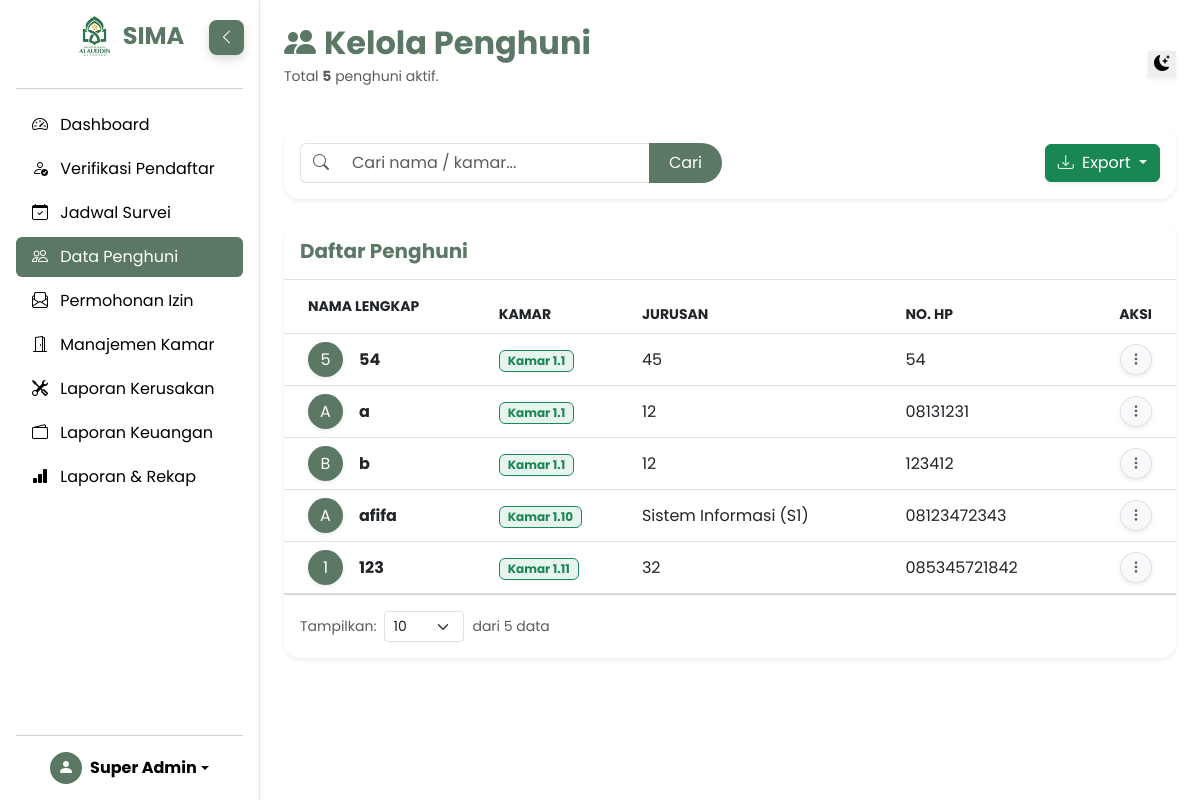
The app's page /views/admin/kelola_penghuni.php (signed in) with its own data.
### tables this page shows
CREATE TABLE `pendaftaran` (
  `id` int(11) NOT NULL,
  `nama_lengkap` varchar(100) NOT NULL,
  `jenis_kelamin` enum('L','P') DEFAULT 'L',
  `email` varchar(100) NOT NULL,
  `password` varchar(255) NOT NULL,
  `no_hp` varchar(20) NOT NULL,
  `alamat_asal` text NOT NULL,
  `tanggal_survei` date DEFAULT NULL,
  `jurusan` varchar(50) NOT NULL,
  `tgl_lahir` date NOT NULL,
  `nama_ortu` varchar(100) NOT NULL,
  `no_hp_ortu` varchar(20) NOT NULL,
  `foto_ktp` varchar(255) NOT NULL,
  `foto_ktm` varchar(255) DEFAULT NULL,
  `status_verifikasi` enum('pending','diterima','ditolak','dibatalkan') DEFAULT 'pending',
  `saran_batal` text DEFAULT NULL,
  `tanggal_daftar` timestamp NOT NULL DEFAULT current_timestamp(),
  `id_kamar` int(11) DEFAULT NULL
);

CREATE TABLE `kamar` (
  `id` int(11) NOT NULL,
  `nomor_kamar` varchar(10) NOT NULL,
  `lantai` int(11) NOT NULL,
  `kapasitas` int(11) DEFAULT 4,
  `terisi` int(11) DEFAULT 0,
  `status` enum('tersedia','penuh','perbaikan') DEFAULT 'tersedia'
);

### views/admin/kelola_penghuni.php (the view, shortened to what this page needs)
<?php
include '../../config/database.php';
$page = isset($_GET['page']) ? (int)$_GET['page'] : 1;
$limit = isset($_GET['limit']) ? (int)$_GET['limit'] : 10;
$offset = ($page - 1) * $limit;
$search = isset($_GET['search']) ? mysqli_real_escape_string($conn, $_GET['search']) : '';
$where_clause = "WHERE p.status_verifikasi = 'diterima'";
$query_count = "SELECT COUNT(*) as total
                FROM pendaftaran p
                LEFT JOIN kamar k ON p.id_kamar = k.id
                $where_clause";
$res_count = mysqli_query($conn, $query_count);
$total_data = mysqli_fetch_assoc($res_count)['total'];
$query = "SELECT p.*, k.nomor_kamar, k.lantai
          FROM pendaftaran p
          LEFT JOIN kamar k ON p.id_kamar = k.id
          $where_clause
          ORDER BY k.nomor_kamar ASC, p.nama_lengkap ASC
          LIMIT $limit OFFSET $offset";
$result = mysqli_query($conn, $query);
?>
<!DOCTYPE html>
<html lang="id" data-bs-theme="light">
<head>
    <link href="https://cdn.jsdelivr.net/npm/bootstrap@5.3.0/dist/css/bootstrap.min.css" rel="stylesheet">
    <link rel="stylesheet" href="https://cdn.jsdelivr.net/npm/bootstrap-icons@1.10.5/font/bootstrap-icons.css">
    <link rel="stylesheet" href="../../assets/css/style.css">
</head>
<body>
    <div class="no-print">
        <?php include '../../layouts/sidebar_admin.php'; ?>
    </div>
    <main class="content-wrapper px-md-4 py-4 bg-body" style="min-height: 100vh;">
        <div class="d-flex justify-content-between align-items-center mb-4 no-print">
            <div>
                <h2 class="fw-bold mb-0 text-primary-custom">
                    <i class="bi bi-people-fill me-2"></i>Kelola Penghuni
                </h2>
                <p class="text-muted small mt-1">Total <strong><?php echo $total_data; ?></strong> penghuni aktif.</p>
            </div>
            <button class="theme-toggle-btn border-0 shadow-sm" onclick="toggleTheme()">
                <i id="theme-icon" class="bi bi-moon-stars-fill"></i>
            </button>
        </div>
        <div class="card shadow-sm border-0 mb-4 rounded-4 no-print">
            <div class="card-body">
                <form method="GET" class="row g-3 align-items-center">
                    <div class="col-md-6">
                        <div class="input-group">
                            <span class="input-group-text bg-white border-end-0"><i class="bi bi-search text-muted"></i></span>
                            <input type="text" name="search" class="form-control border-start-0" placeholder="Cari nama / kamar..." value="<?php echo htmlspecialchars($search); ?>">
                            <button class="btn btn-primary-custom" type="submit">Cari</button>
                        </div>
                    </div>
                    <div class="col-md-6 text-md-end">
                        <div class="btn-group">
                            <button type="button" class="btn btn-success dropdown-toggle shadow-sm" data-bs-toggle="dropdown">
                                <i class="bi bi-download me-1"></i> Export
                            </button>
                        </div>
                    </div>
                </form>
            </div>
        </div>
        <div id="tabel-area" class="card shadow-sm border-0 rounded-4 overflow-hidden">
            <div class="card-header bg-card border-bottom py-3 d-flex justify-content-between align-items-center">
                <h5 class="fw-bold mb-0 text-primary-custom">Daftar Penghuni</h5>
            </div>
            <div class="card-body p-0">
                <div class="table-responsive">
                    <table class="table table-hover align-middle mb-0" id="tabelPenghuni">
                        <thead class="bg-light text-muted small text-uppercase">
                            <tr>
                                <th class="ps-4 py-3">Nama Lengkap</th>
                                <th>Kamar</th>
                                <th>Jurusan</th>
                                <th>No. HP</th>
                                <th class="text-end pe-4 no-print">Aksi</th>
                            </tr>
                        </thead>
                        <tbody>
                            <?php if (mysqli_num_rows($result) > 0): ?>
                                <?php while($row = mysqli_fetch_assoc($result)): ?>
                                <tr>
                                    <td class="ps-4">
                                        <div class="d-flex align-items-center">
                                            <div class="avatar-sm bg-primary-custom text-white rounded-circle d-flex align-items-center justify-content-center me-3 shadow-sm no-print" style="width:35px; height:35px;">
                                                <?php echo strtoupper(substr($row['nama_lengkap'], 0, 1)); ?>
                                            </div>
                                            <div class="fw-bold text-dark"><?php echo $row['nama_lengkap']; ?></div>
                                        </div>
                                    </td>
                                    <td>
                                        <?php if($row['nomor_kamar']): ?>
                                            <span class="badge bg-success bg-opacity-10 text-success border border-success px-2 py-1 rounded">
                                                Kamar <?php echo $row['nomor_kamar']; ?>
                                            </span>
                                        <?php else: ?>
                                            <span class="badge bg-danger">Belum Ada</span>
                                        <?php endif; ?>
                                    </td>
                                    <td><?php echo $row['jurusan']; ?></td>
                                    <td><?php echo $row['no_hp']; ?></td>
                                    <td class="text-end pe-4 no-print">
                                        <div class="dropdown">
                                            <button class="btn btn-light btn-sm rounded-circle shadow-sm border" type="button" data-bs-toggle="dropdown" aria-expanded="false">
                                                <i class="bi bi-three-dots-vertical text-muted"></i>
                                            </button>
                                        </div>
                                    </td>
                                </tr>
                                <?php endwhile; ?>
                            <?php else: ?>
                                <tr>
                                    <td colspan="5" class="text-center py-5 text-muted">Data tidak ditemukan.</td>
                                </tr>
                            <?php endif; ?>
                        </tbody>
                    </table>
                </div>
            </div>
            <div class="card-footer bg-white py-3 no-print d-flex flex-column flex-md-row justify-content-between align-items-center gap-3">
                <div class="d-flex align-items-center">
                    <span class="text-muted small me-2">Tampilkan:</span>
                    <form method="GET" class="d-inline-block">
                        <input type="hidden" name="page" value="1"> <select name="limit" class="form-select form-select-sm" style="width: 80px;" onchange="this.form.submit()">
                            <option value="10" <?php if($limit == 10) echo 'selected'; ?>>10</option>
                        </select>
                    </form>
                    <span class="text-muted small ms-2">dari <?php echo $total_data; ?> data</span>
                </div>
            </div>
        </div>
    </main>
</body>
</html>

### layouts/sidebar_admin.php (shortened to what this page needs)
<?php
$current_page = basename($_SERVER['PHP_SELF']);
?>
<nav id="sidebar" class="sidebar bg-card d-flex flex-column flex-shrink-0 p-3 shadow-sm" style="min-height: 100vh;">
    <button class="btn-toggle-sidebar d-none d-md-flex" onclick="toggleSidebar()">
        <i class="bi bi-chevron-left"></i>
    </button>
    <div class="d-flex justify-content-center w-100 mb-3">
        <a href="dashboard.php" class="d-flex align-items-center text-decoration-none sidebar-header">
            <img src="../../assets/img/logo2.png" alt="Logo" width="40" height="40" class="me-2 logo-icon object-fit-contain">
            <span class="fs-4 fw-bold text-primary-custom sidebar-text">SIMA</span>
        </a>
    </div>
    <hr>
    <ul class="nav nav-pills flex-column mb-auto">
        <li class="nav-item mb-1">
            <a href="dashboard.php" class="nav-link <?php echo ($current_page == 'dashboard.php') ? 'active bg-primary-custom' : 'link-body-emphasis'; ?>" title="Dashboard">
                <i class="bi bi-speedometer2 me-2"></i>
                <span class="sidebar-text">Dashboard</span>
            </a>
        </li>
        <li class="nav-item mb-1">
            <a href="verifikasi_pendaftar.php" class="nav-link <?php echo ($current_page == 'verifikasi_pendaftar.php' || $current_page == 'detail_pendaftar.php') ? 'active bg-primary-custom' : 'link-body-emphasis'; ?>" title="Verifikasi Pendaftar">
                <i class="bi bi-person-check me-2"></i>
                <span class="sidebar-text">Verifikasi Pendaftar</span>
            </a>
        </li>
        <li class="nav-item mb-1">
            <a href="kelola_survei.php" class="nav-link <?php echo ($current_page == 'kelola_survei.php') ? 'active bg-primary-custom' : 'link-body-emphasis'; ?>" title="Jadwal Survei">
                <i class="bi bi-calendar-check me-2"></i>
                <span class="sidebar-text">Jadwal Survei</span>
            </a>
        </li>
        <li class="nav-item mb-1">
            <a href="kelola_penghuni.php" class="nav-link <?php echo ($current_page == 'kelola_penghuni.php' || $current_page == 'detail_penghuni.php') ? 'active bg-primary-custom' : 'link-body-emphasis'; ?>" title="Data Penghuni">
                <i class="bi bi-people me-2"></i>
                <span class="sidebar-text">Data Penghuni</span>
            </a>
        </li>
        <li class="nav-item mb-1">
            <a href="kelola_permohonan.php" class="nav-link <?php echo ($current_page == 'kelola_permohonan.php') ? 'active bg-primary-custom' : 'link-body-emphasis'; ?>" title="Permohonan Izin">
                <i class="bi bi-envelope-paper me-2"></i>
                <span class="sidebar-text">Permohonan Izin</span>
            </a>
        </li>
        <li class="nav-item mb-1">
            <a href="manajemen_kamar.php" class="nav-link <?php echo ($current_page == 'manajemen_kamar.php') ? 'active bg-primary-custom' : 'link-body-emphasis'; ?>" title="Manajemen Kamar">
                <i class="bi bi-door-open me-2"></i>
                <span class="sidebar-text">Manajemen Kamar</span>
            </a>
        </li>
        <li class="nav-item mb-1">
            <a href="laporan_kerusakan.php" class="nav-link <?php echo ($current_page == 'laporan_kerusakan.php') ? 'active bg-primary-custom' : 'link-body-emphasis'; ?>" title="Laporan Kerusakan">
                <i class="bi bi-tools me-2"></i>
                <span class="sidebar-text">Laporan Kerusakan</span>
            </a>
        </li>
        <li class="nav-item mb-1">
            <a href="laporan_keuangan.php" class="nav-link <?php echo ($current_page == 'laporan_keuangan.php') ? 'active bg-primary-custom' : 'link-body-emphasis'; ?>" title="Laporan Keuangan">
                <i class="bi bi-wallet2 me-2"></i>
                <span class="sidebar-text">Laporan Keuangan</span>
            </a>
        </li>
        <li class="nav-item mb-1">
            <a href="rekapitulasi.php" class="nav-link <?php echo ($current_page == 'rekapitulasi.php') ? 'active bg-primary-custom' : 'link-body-emphasis'; ?>" title="Laporan & Rekapitulasi">
                <i class="bi bi-bar-chart-fill me-2"></i>
                <span class="sidebar-text">Laporan & Rekap</span>
            </a>
        </li>
    </ul>
    <hr>
    <div class="dropdown">
        <a href="#" class="d-flex align-items-center link-body-emphasis text-decoration-none dropdown-toggle justify-content-center" data-bs-toggle="dropdown" aria-expanded="false">
            <div class="bg-primary-custom text-white rounded-circle me-2 d-flex align-items-center justify-content-center" style="width: 32px; height: 32px;">
                <i class="bi bi-person-fill"></i>
            </div>
            <span class="sidebar-text fw-bold">
                <?php echo isset($_SESSION['nama']) ? substr($_SESSION['nama'], 0, 15) : 'Admin'; ?>
            </span>
        </a>
    </div>
</nav>

### assets/css/style.css (style rules this page uses)
:root { --color-bg-light: #EBF4DD; --color-secondary: #90AB8B; --color-primary: #5A7863; --color-dark: #3B4953; --color-white: #ffffff; --sidebar-width: 260px; --sidebar-collapsed-width: 80px; --sidebar-transition: all 0.3s ease-in-out; --bg-body: var(--color-bg-light); --bg-card: var(--color-white); --text-main: var(--color-dark); --text-muted: #6c757d; --navbar-bg: rgba(235, 244, 221, 0.95); --border-color: rgba(0,0,0,0.1); }
body { font-family: 'Poppins', sans-serif; background-color: var(--bg-body); color: var(--text-main); transition: background-color 0.3s ease, color 0.3s ease; overflow-x: hidden; }
a { text-decoration: none; }
.text-primary-custom { color: var(--color-primary) !important; }
.bg-primary-custom { background-color: var(--color-primary) !important; }
.bg-card { background-color: var(--bg-card) !important; }
.btn-primary-custom { background-color: var(--color-primary); color: #fff; border: none; padding: 8px 20px; border-radius: 50px; transition: transform 0.2s, box-shadow 0.2s; }
.sidebar { width: var(--sidebar-width); height: 100vh; position: fixed; top: 0; left: 0; z-index: 1000; transition: var(--sidebar-transition); overflow-y: auto; overflow-x: hidden; border-right: 1px solid var(--border-color); background-color: var(--bg-card); }
.btn-toggle-sidebar { position: absolute; right: 15px; top: 20px; background: var(--color-primary); color: white; border: none; border-radius: 8px; width: 35px; height: 35px; display: flex; align-items: center; justify-content: center; z-index: 2000; cursor: pointer; box-shadow: 0 4px 10px rgba(0,0,0,0.15); transition: all 0.3s cubic-bezier(0.68, -0.55, 0.27, 1.55); }
.content-wrapper { margin-left: var(--sidebar-width); transition: var(--sidebar-transition); min-height: 100vh; }

### views/admin/kelola_penghuni.php (style rules this page uses)
:root { --color-primary: #5A7863; }

### records on screen
pendaftaran: nama_lengkap "5", nama_lengkap "54", id_kamar.nomor_kamar "1.1", jurusan "45", no_hp "54"
pendaftaran: nama_lengkap "A", nama_lengkap "a", id_kamar.nomor_kamar "1.1", jurusan "12", no_hp "08131231"
pendaftaran: nama_lengkap "B", nama_lengkap "b", id_kamar.nomor_kamar "1.1", jurusan "12", no_hp "123412"
pendaftaran: nama_lengkap "A", nama_lengkap "afifa", id_kamar.nomor_kamar "1.10", jurusan "Sistem Informasi (S1)", no_hp "08123472343"
pendaftaran: nama_lengkap "1", nama_lengkap "123", id_kamar.nomor_kamar "1.11", jurusan "32", no_hp "085345721842"

### other values on screen
substr($_SESSION['nama'], 0, 15) "Super Admin"
$total_data "5"
